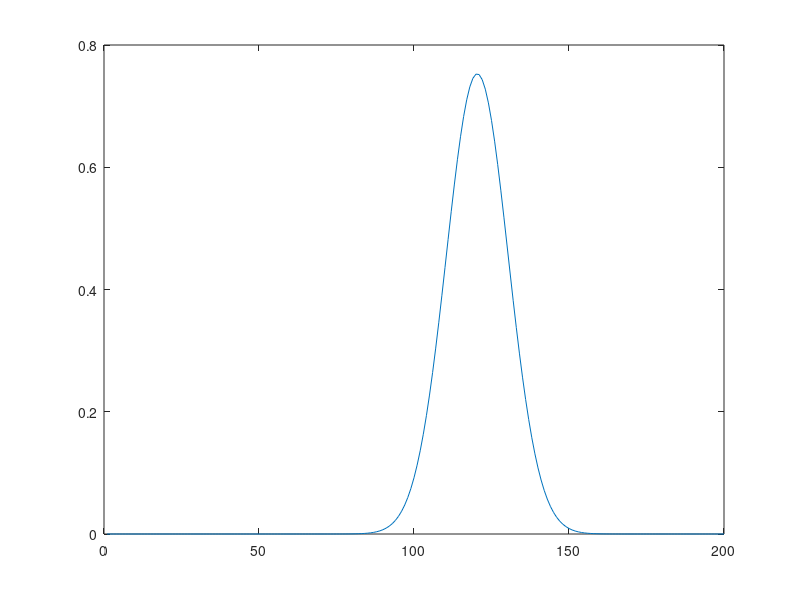
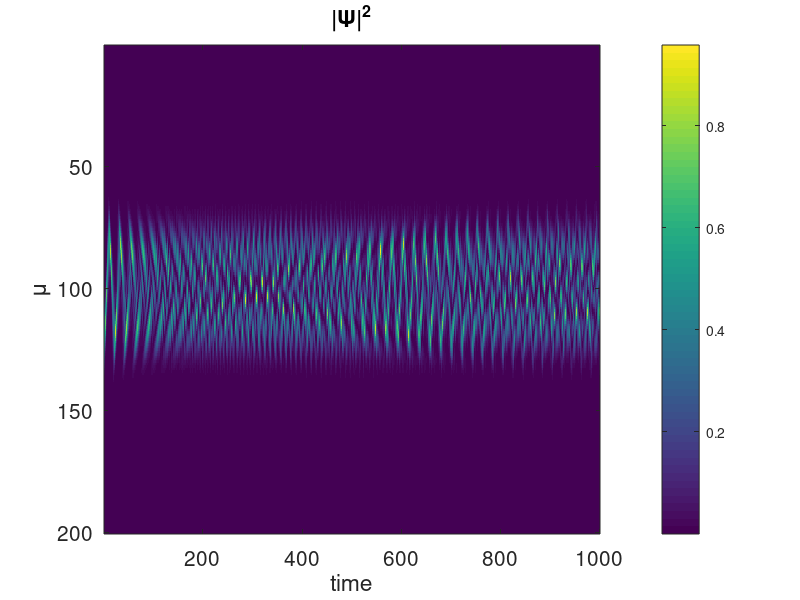
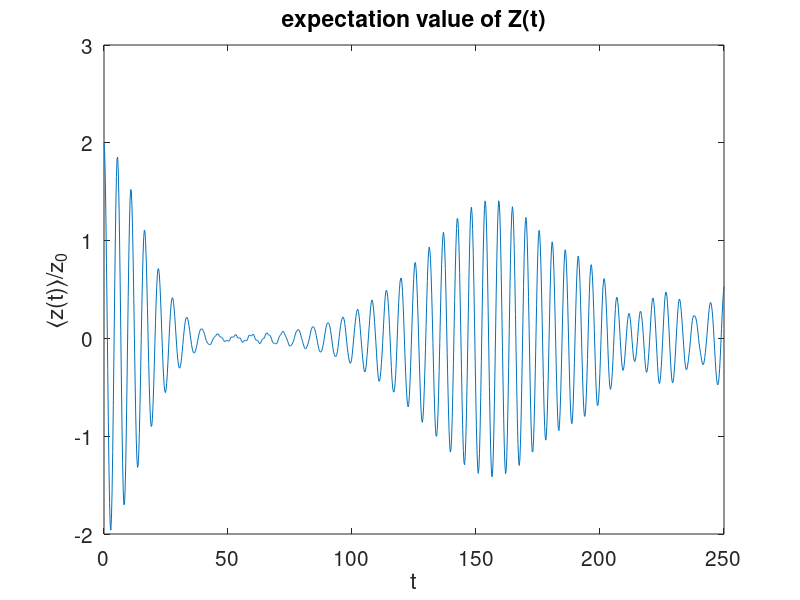

These figures' MATLAB source, in order:
% part (a) of Anharmoni Oscillator
clc
clear all 
close all
%size of matrix
% Hamiltonian with eigen values
hbar=1; 
m=1; 
%size of matrix
N=200; 
% Maximum limit of potential zmax = 4*z_o
zmax=10;
%Define axis of the potential in 1D
z=linspace(-zmax,zmax,N);
% Define Delta z
dz=2*zmax/N;
% Term other than potential in the hamiltonian
cz=hbar^2/(2*m*dz^2);
% wave length
omega=1;
% In the problem zo = hbar/(m*omega) = 1e-6 meter
zo = sqrt(hbar/(m*omega));
%Define Psi(0)
Psi0=exp(-((z-2*zo).^2)/(2*zo*zo));
SN= sum(conj(Psi0).*Psi0)*dz;
N0=1/sqrt(SN);
Psi0=N0*exp(-((z-2*zo).^2)/(2*zo*zo));
figure(1);
plot(Psi0);
%harmonic Oscillator potential
V=(m/2*omega^2)*(z/zo).^2 + 0.02*(z/zo).^4;
%figure(1);
%plot(z*1e6,V)
%xlabel('Distance z [micrometer]'); ylabel('Potential V [eV]')
%title('Anharmonic Oscillator Potential')

%anharmonic Oscillator harmiltonian
H=cz*(diag(2*ones(N,1))+diag(-1*ones(N-1,1),1)+diag(-1*ones(N-1,1),-1))+diag(V);

%eigen value and eigenvector
[A,B]= eigs(H,N,'sm');
A=A./sqrt(dz);
% Coefficents of Eigen vectors for c_j = Sum over all z (dz * eigen vector * Psi0) 
c     = dz*A'*Psi0';
% time has 10000 points
nt    = 1000;
% maximum time
tmax  = 250;
% define a zero matrix
xar   = zeros(N,nt);
for it = 1:nt
    % Define time matrix, it goes from t=0 to t=1094
    t       = (it-1)*tmax/(nt-1);
    %define matrix tar for time
    tar(it) = t;
    Psit       = 0*Psi0;
    % vary diffent value of mu and calculate x(t)
    for mu = 1:N
        v   = A(1:N,mu);
        E  = B(mu,mu);
        % summ of all the eigen vectors evolving in time
        % time evolution of eigen vectors and summation of cofficent * time evolving eigen vactors 
        Psit   = Psit + c(mu)*exp(i*E*t/hbar)*v;
    end
    % xar is all the vectors from time [0,1094]
    xar(1:N,it) = Psit(1:N);
end
% |Psit|^2
MP2= conj(xar).*xar;
figure(2)
imagesc(abs(MP2))
colorbar
set(gca,'FontSize',15);
axis tight
xlabel('time');
ylabel('\mu');
title('|\Psi|^2');

Zt=z*MP2*dz/zo;
%plot of Zt
figure(3)
plot(tar,Zt)
set(gca,'FontSize',15);
xlabel('t');
ylabel('\langlez(t)\rangle/z_0');
title('expectation value of Z(t)');







